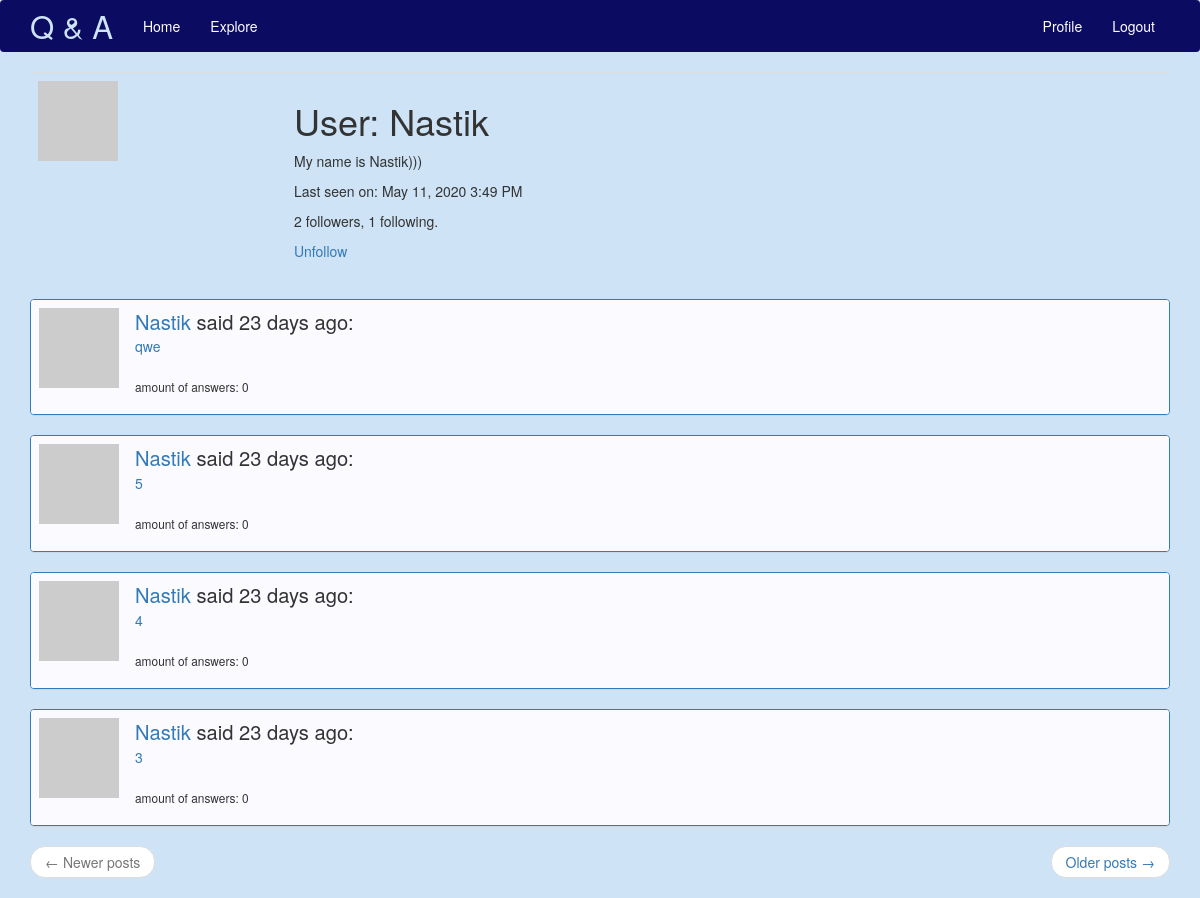
Page /user/Nastik (signed in) on the committed database.
### app/models.py (models this page shows, shortened)
class User(UserMixin, db.Model):
    id = db.Column(db.Integer, primary_key=True)
    username = db.Column(db.String(64), index=True, unique=True)
    email = db.Column(db.String(120), index=True, unique=True)
    password_hash = db.Column(db.String(128))
    posts = db.relationship('Post', backref='author', lazy='dynamic')
    answers = db.relationship('Answer', backref='author', lazy='dynamic')
    about_me = db.Column(db.String(140))
    last_seen = db.Column(db.DateTime, default=datetime.utcnow)
    followed = db.relationship(
        'User', secondary=followers,
        primaryjoin=(followers.c.follower_id == id),
        secondaryjoin=(followers.c.followed_id == id),
        backref=db.backref('followers', lazy='dynamic'), lazy='dynamic')
    def avatar(self, size):
        digest = md5(self.email.lower().encode('utf-8')).hexdigest()
        return 'https://www.gravatar.com/avatar/{}?d=identicon&s={}'.format(
            digest, size)
    def is_following(self, user):
        return self.followed.filter(
            followers.c.followed_id == user.id).count() > 0

class Post(db.Model):
    id = db.Column(db.Integer, primary_key=True)
    body = db.Column(db.String(140))
    timestamp = db.Column(db.DateTime, index=True, default=datetime.utcnow)
    user_id = db.Column(db.Integer, db.ForeignKey('user.id'))
    answers = db.relationship('Answer', backref='post', lazy='dynamic')

### app/routes.py (the view)
@app.route('/user/<username>')
@login_required
def user(username):
    user = User.query.filter_by(username=username).first_or_404()
    page = request.args.get('page', 1, type=int)
    posts = user.posts.order_by(Post.timestamp.desc()).paginate(
        page, app.config['POSTS_PER_PAGE'], False)
    next_url = url_for('user', username=user.username, page=posts.next_num) \
        if posts.has_next else None
    prev_url = url_for('user', username=user.username, page=posts.prev_num) \
        if posts.has_prev else None
    return render_template('user.html', user=user, posts=posts.items,
                           next_url=next_url, prev_url=prev_url)

### app/models.py (called while the page is built)
@login.user_loader
def load_user(id):
    return User.query.get(int(id))

### app/routes.py (called while the page is built)
@app.before_request
def before_request():
    if current_user.is_authenticated:
        current_user.last_seen = datetime.utcnow()
        db.session.commit()

### app/templates/user.html
{% extends "base.html" %}
{% block app_content %}
    <table class="table table-hover">
        <tr>
            <td width="256px"><img src="{{ user.avatar(256) }}"></td>
            <td>
                <h1>User: {{ user.username }}</h1>
                {% if user.about_me %}
                	<p>{{ user.about_me }}</p>
                {% endif %}
                {% if user.last_seen %}
                	<p>Last seen on: {{ moment(user.last_seen).format('LLL') }}</p>
                {% endif %}
                <p>{{ user.followers.count() }} followers, {{ user.followed.count() }} following.</p>
                {% if user == current_user %}
                <p><a href="{{ url_for('edit_profile') }}">Edit your profile</a></p>
                {% elif not current_user.is_following(user) %}
                <p><a href="{{ url_for('follow', username=user.username) }}">Follow</a></p>
                {% else %}
                <p><a href="{{ url_for('unfollow', username=user.username) }}">Unfollow</a></p>
                {% endif %}
            </td>
        </tr>
    </table>
    {% for post in posts %}
        {% include '_post.html' %}
    {% endfor %}
    <nav aria-label="...">
        <ul class="pager">
            <li class="previous{% if not prev_url %} disabled{% endif %}">
                <a href="{{ prev_url or '#' }}">
                    <span aria-hidden="true">&larr;</span> Newer posts
                </a>
            </li>
            <li class="next{% if not next_url %} disabled{% endif %}">
                <a href="{{ next_url or '#' }}">
                    Older posts <span aria-hidden="true">&rarr;</span>
                </a>
            </li>
        </ul>
    </nav>
{% endblock %}

### app/templates/_post.html
<div class="panel panel-primary">
    <table class="table table-hover" style="background-color:#FAFAFF">
        <tr>
            <td width="70px">
                <a href="{{ url_for('user', username=post.author.username) }}">
                    <img src="{{ post.author.avatar(70) }}" />
                </a>
            </td>
            <td>
                <a href="{{ url_for('user', username=post.author.username) }}"><big><big>
                    {{ post.author.username }}
                </a>
                said {{ moment(post.timestamp).fromNow() }}:
                </big></big><br>
                <a href="{{url_for('post_info', q_id = post.id)}}"> {{post.body}}</a>
                <br><br>
                <p><small>amount of answers: {{post.answers.count() }}</small></p>
            </td>
        </tr>
    </table>
</div>

### rows in the picture
User: username "Nastik", about_me "My name is Nastik)))", last_seen "May 11, 2020 3:49 PM"
Post: author.username "Nastik", timestamp "23 days ago", body "qwe", answers.count "0"
Post: author.username "Nastik", timestamp "23 days ago", body "5", answers.count "0"
Post: author.username "Nastik", timestamp "23 days ago", body "4", answers.count "0"
Post: author.username "Nastik", timestamp "23 days ago", body "3", answers.count "0"

### other values in the picture
{{ user.followers.count() }} "2"
{{ user.followed.count() }} "1"
